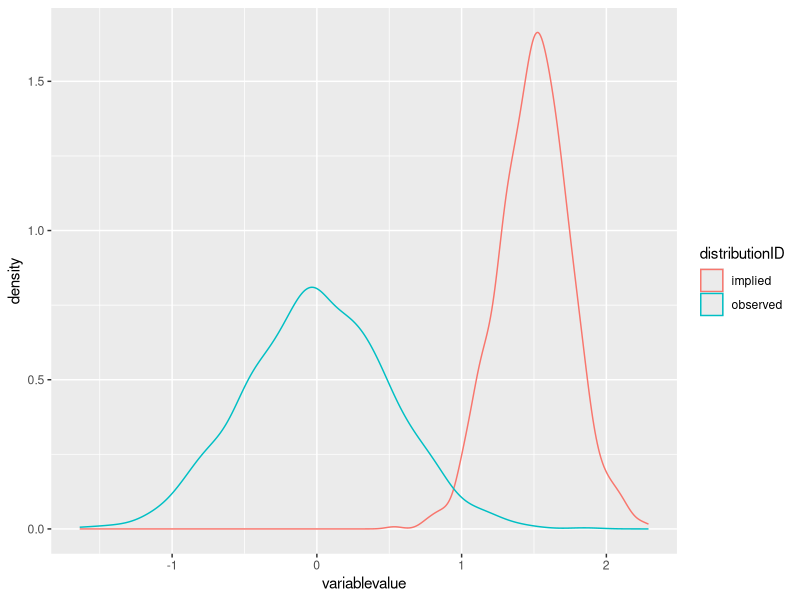
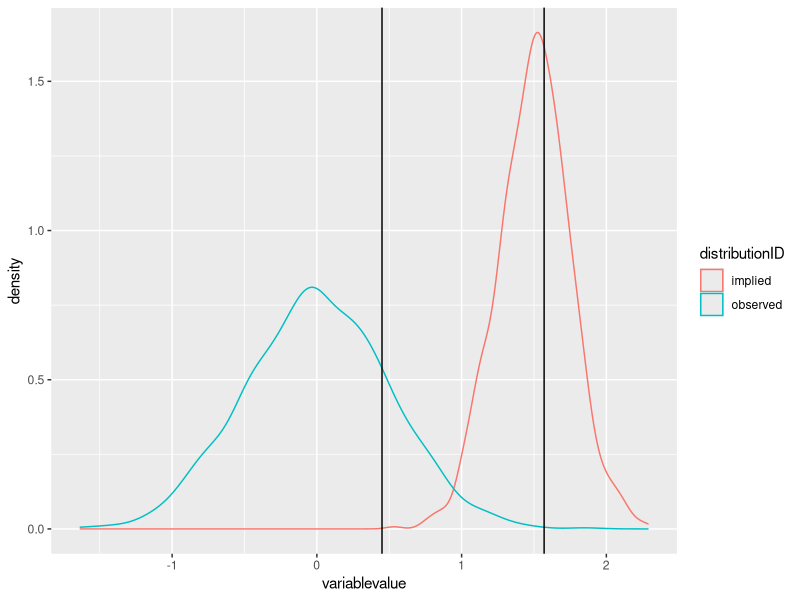
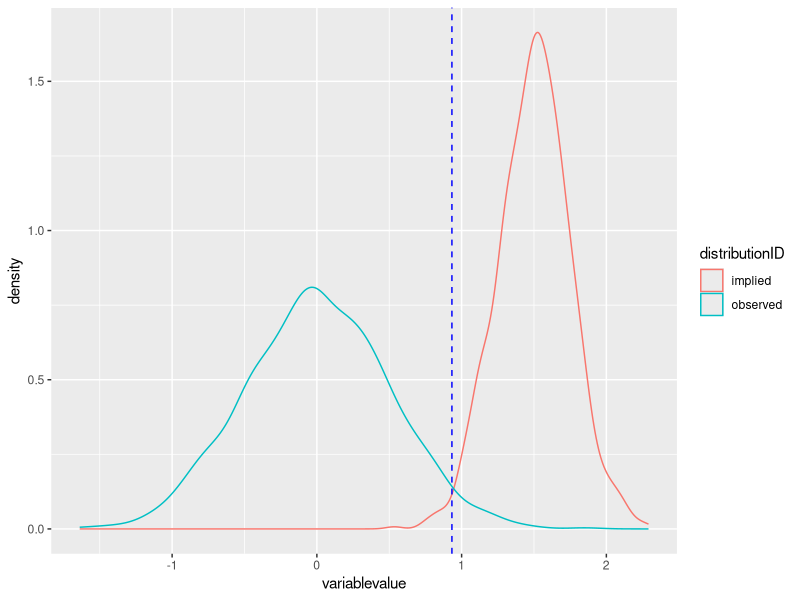
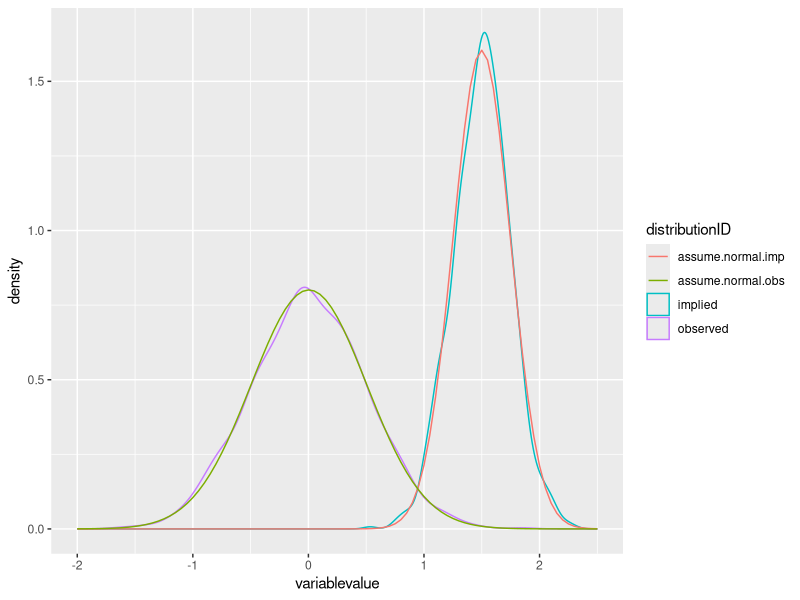

Source code (R) for these figures, in order:
## ---- chunk 1
knitr::opts_chunk$set(echo = TRUE)

library(dplyr)
library(tidyr)
library(ggplot2)
library(tibble)

## ---- chunk 2

mu.obs <- 0
sig.obs <- 0.5

mu.imp <- 1.5
sig.imp <- 0.25

## ---- chunk 3
# number samples each
nsample <- 1000

# set seed for reproducibility
set.seed(11)

# draw samples 
sample.obs <- rnorm(n = nsample, mean = mu.obs, sd = sig.obs)
sample.imp <- rnorm(n = nsample, mean = mu.imp, sd = sig.imp)

## ---- chunk 4

tibble(observed = sample.obs) %>%
  mutate(id = as.numeric(row.names(.))) ->
  observed

tibble(implied = sample.imp) %>%
  mutate(id = as.numeric(row.names(.))) ->
  implied
  

# Join the tables for convenient plotting
observed %>%
  left_join(implied, by = 'id') %>%
  gather(distributionID, variablevalue, -id) ->
  plotdata

head(plotdata)
## ---- chunk 5
p <- ggplot(plotdata, aes(x = variablevalue, color = distributionID)) + 
  geom_density()

p
## ---- chunk 6

p + geom_vline(xintercept = 0.45) + geom_vline(xintercept = 1.57)
## ---- chunk 7
p + geom_vline(xintercept = 0.933, linetype = 2, color = 'blue') # + geom_vline(xintercept = 1.57, color = 'blue')
## ---- chunk 8
shapiro.test(sample.obs)
## ---- chunk 9
shapiro.test(sample.imp)
## ---- chunk 10

mu.sample.obs <- mean(sample.obs)
sig.sample.obs <- sd(sample.obs)

print(mu.sample.obs)
print(sig.sample.obs)

assume.normal.obs.fn <- function(x){
  dnorm(x, mean = mu.sample.obs, sd = sig.sample.obs)
}


mu.sample.imp <- mean(sample.imp)
sig.sample.imp <- sd(sample.imp)

print(mu.sample.imp)
print(sig.sample.imp)

assume.normal.imp.fn <- function(x) {
  dnorm(x, mean = mu.sample.imp, sd = sig.sample.imp)
}

## ---- chunk 11

tibble(x = seq( -2, 2.5, by = 0.05)) %>%
  mutate(assume.normal.obs = assume.normal.obs.fn(x),
         assume.normal.imp = assume.normal.imp.fn(x)) %>%
  gather(group, density, -x) ->
  dist.compare

p + geom_line(data = dist.compare, aes(x = x, y = density, color = group)) 

## ---- chunk 12

threshold.value <- uniroot(function(x) assume.normal.obs.fn(x) - assume.normal.imp.fn(x), interval = c(0.5, 1.5))$root
print(paste('The threshold lies at variablevalue =', threshold.value))

## ---- chunk 13

# and get the area under the curve
obs.areaundercurve <- pnorm(threshold.value, mean = mu.sample.obs, sd = sig.sample.obs,
                            lower.tail = F) # because we've arranged observed dist on the left and so we want the upper tail

## ---- chunk 14

# get the area under the curve
imp.areaundercurve <- pnorm(threshold.value, mean = mu.sample.imp, sd = sig.sample.imp)

